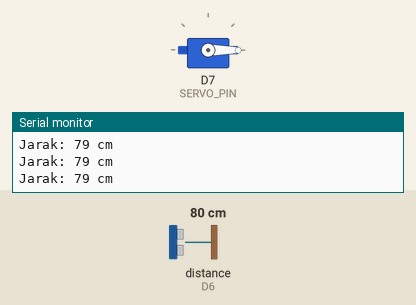
This sketch was run on a simulated ESP8266 (NodeMCU). On the bench: servo, the last lines printed to the serial monitor. Wiring (inferred from the names in the program): ultrasonic range finder: trigger D5; echo D6. Inputs (shaded band) come from the test bench; at power-on: distance to the obstacle (sensor on D6) 80 cm. The echo pulse lasts 58.3 µs per cm.

Above: at 1.3 s.
1.4 s: distance to the obstacle (sensor on D6) set to 22 cm
2.9 s: distance to the obstacle (sensor on D6) set to 18 cm
At 3.7 s:
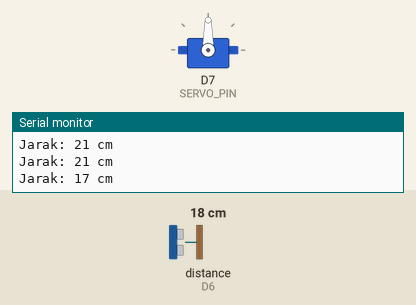
4.5 s: distance to the obstacle (sensor on D6) set to 35 cm
At 7.3 s:
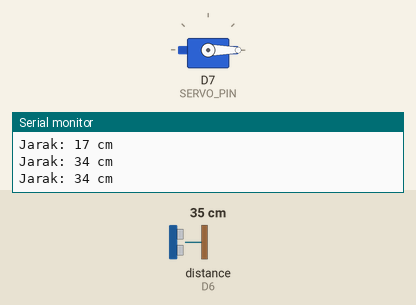
7.5 s: distance to the obstacle (sensor on D6) set to 2 cm
At 8.5 s:
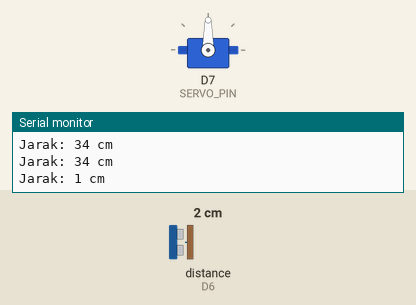
Timing chart, 0 to 10.0 s (numbered marks = the images above; inputs shaded):
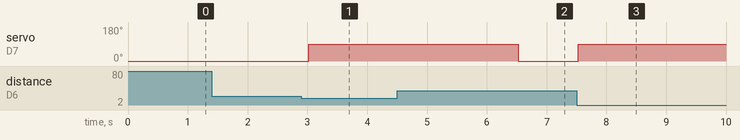

The sketch:

Auto-Gate-Opener-ESP8266.ino
```cpp
#include <ESP8266WiFi.h>
#include <Servo.h>

#define TRIG_PIN D5
#define ECHO_PIN D6
#define SERVO_PIN D7

Servo portalServo;

long readDistanceCM() {
  digitalWrite(TRIG_PIN, LOW);
  delayMicroseconds(2);
  digitalWrite(TRIG_PIN, HIGH);
  delayMicroseconds(10);
  digitalWrite(TRIG_PIN, LOW);

  long duration = pulseIn(ECHO_PIN, HIGH);
  long distance = duration * 0.034 / 2; // Convert to cm
  return distance;
}

void setup() {
  Serial.begin(115200);
  pinMode(TRIG_PIN, OUTPUT);
  pinMode(ECHO_PIN, INPUT);

  portalServo.attach(SERVO_PIN);
  portalServo.write(0); // Portal awal tertutup
}

void loop() {
  long distance = readDistanceCM();
  Serial.print("Jarak: ");
  Serial.print(distance);
  Serial.println(" cm");

  if (distance > 0 && distance < 20) {
    portalServo.write(90); // Buka portal
    delay(3000);            // Tunggu 3 detik
  } else {
    portalServo.write(0);  // Tutup portal
  }

  delay(500);
}
```

Measured:
- the behaviour switches between 21 and 20 cm on distance to the obstacle (sensor on D6) (found by bisection; images 0 and 1)
- after the input at 2.9 s, servo on D7 (SERVO_PIN): 0° → 90° after 0.12 s
- after the input at 4.5 s, servo on D7 (SERVO_PIN): 90° → 0° after 2.0 s
- after the input at 7.5 s, servo on D7 (SERVO_PIN): 0° → 90° at once
